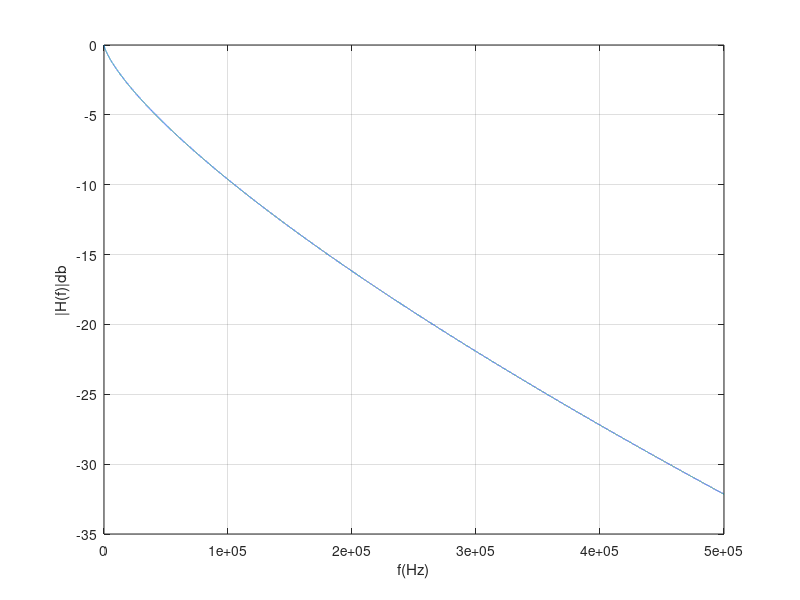
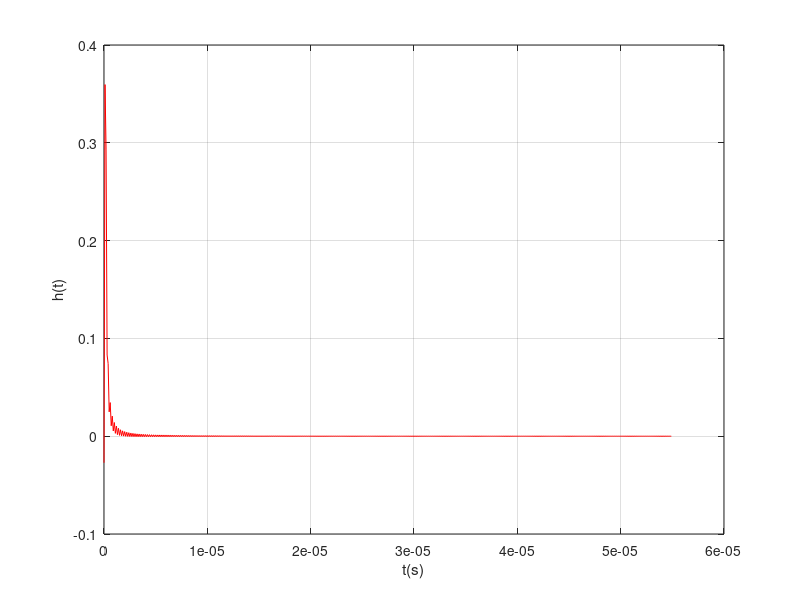

Reproduce these figures in MATLAB, in order. (Note: this script raises an error after producing the figures.)
clear all;
close all;
clc;

f = 0:10:500e3;
d = 15;
L = 0.6e-6;
C = 0.05e-9;
k = 0.2;
delta_t = 0.1e-6;
tmax = 10e-3;
t = 0:delta_t:tmax;

gammaf = 1j .* 2 .* pi .* f .* sqrt(L .* C .* (1 + ((1-1j) .* k) ./ (L .* sqrt(2 .* pi .* f))));
Hf = exp(-d .* gammaf);
Hfdb = 20 .* log(Hf);

figure,
plot(f, Hfdb);
ylabel("|H(f)|db");
xlabel("f(Hz)");
grid();

argH = 0;
Htmp = Hf .* exp(1j * argH);
Htmp(1) = 0;
Hf = [Htmp  conj(fliplr(Htmp(2:end)))];
h_t = ifft(Hf);

figure,
plot(t(1:550), h_t(1:550), 'r');
ylabel("h(t)");
xlabel("t(s)");
grid();


fm = 500;
Bg = 400;
f = -5e6:100:5e6;

mi_t = zeros(32, length(t));

for i = 1:32
    mi_t(i,:) = generisiSignal(t,fm);
end

c_t = zeros(32, length(t));
x_f = zeros(1, length(f));

for k = 0:31
    fmc = (fm + Bg) .* k;
    c_t(k+1, :) = mi_t(k+1, :) .* cos(2 .* pi .* fmc .* t);
    signal = ussbFilter(c_t(k+1, :), f, fm, fmc);
    x_f = x_f + signal;
end

figure,
plot(f, abs(x_f), 'r');
ylabel("|X(F)|");
xlabel("f(Hz)");
xlim([0 50e3]);
grid();

%argX = 0;
%Xtmp = x_f .* exp(1j * argX);
%x_f = [Xtmp 0 conj(fliplr(Xtmp(2:end)))];
x_t = ifft(x_f);

figure,
plot(t, x_t);
ylabel("x(t)");
xlabel("t(s)");
grid();


fcdsb = 200e3;
y_t = x_t .* cos(2 .* pi .* fcdsb .* t);
y_f = fft(y_t);

figure,
plot(t, y_t);
ylabel("y(t)");
xlabel("t(s)");
grid();

figure,
plot(f, abs(y_f), 'r');
ylabel("|Y(f)|");
xlabel("f(Hz)");
xlim([0 500e3]);
grid();

z_f = y_f .* Hf;

figure,
plot(f, abs(z_f), 'r');
ylabel("|Z(f)|");
xlabel("f(Hz)");
grid();
xlim([0 500e3]);

%{
argZ = 0;
Ztmp = z_f .* exp(1j * argZ);
z_f = [Ztmp 0 conj(fliplr(Ztmp(2:end)))];
z_t = ifft(z_f);
%}

z_t = conv(y_t, h_t);

center = length(z_t)/2;

figure,
plot(t, z_t(center:end));
ylabel("z(t)");
xlabel("t(s)");
grid();

w_t = z_t(center:end) .* cos(2 .* pi .* fcdsb .* t);
w_f = fft(w_t);

figure,
plot(t, w_t);
ylabel("w(t)");
xlabel("t(s)");
grid();

figure,
plot(f, abs(w_f), 'r');
ylabel("|W(f)|");
xlabel("|f(Hz)|");
xlim([0 500e3]);
grid();

r_t = zeros(32, length(t));
r_f = zeros(32, length(t));
fs = 2*10e6;

for k = 0:31
    fmc = (fm + Bg) .* k;
    r_t(k+1, :) = w_t .* cos(2 .* pi .* fmc .* t);
    [b,a] = butter(5, fm/(fs/2));
    r_t(k+1, :) = filter(b, a, r_t(k+1, :));
end

figure,
hold on
plot(t, mi_t(5, :));
plot(t, r_t(5, :));
%xlim([0.004 0.006]);


